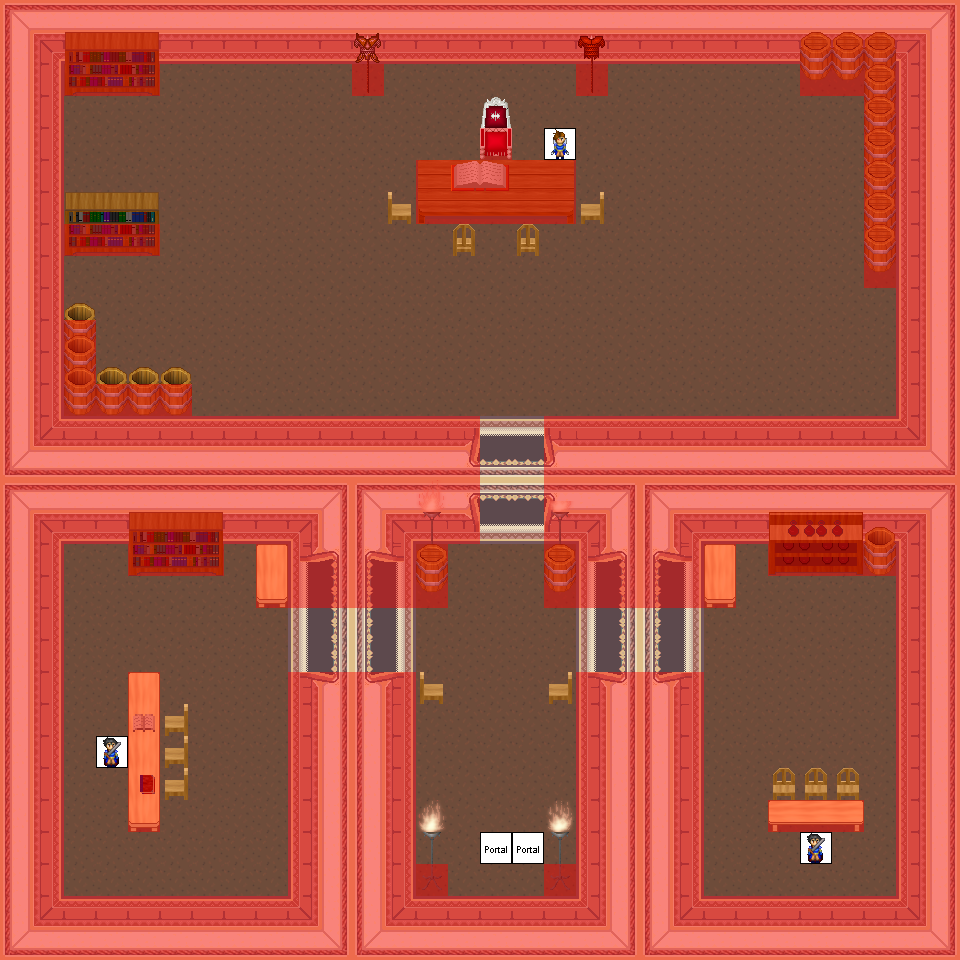

A level layout from a 2D game, rendered from its tile map. Below: a short description, then the map file with tile-grid data replaced by summaries:
An orthogonal 30x30 tile map with 32x32 px tiles, 7 tile layers (0_floor, 1_terrain, 2_object, 3_roof, ...), 26 tilesets and 2 objects (2x mapchange).

<map version="1.8" tiledversion="1.8.4" orientation="orthogonal" renderorder="right-down" width="30" height="30" tilewidth="32" tileheight="32" infinite="0" nextlayerid="8" nextobjectid="1">
 <tileset firstgid="1" name="wall" tilewidth="32" tileheight="32" tilecount="16" columns="2">
  <image source="../../tileset/building/wall/int_wall_pale.png" width="64" height="256" />
 </tileset>
 <tileset firstgid="17" name="wall2" tilewidth="32" tileheight="32" tilecount="20" columns="2">
  <image source="../../tileset/building/wall/int_wall_purple.png" width="64" height="320" />
 </tileset>
 <tileset firstgid="37" name="entrance" tilewidth="32" tileheight="32" tilecount="36" columns="9">
  <image source="../../tileset/building/entrance/pale_red_ns.png" width="288" height="128" />
 </tileset>
 <tileset firstgid="73" name="entrance details" tilewidth="32" tileheight="32" tilecount="6" columns="3">
  <image source="../../tileset/building/entrance/detail_ns.png" width="96" height="64" />
 </tileset>
 <tileset firstgid="79" name="barrell" tilewidth="32" tileheight="32" tilecount="2" columns="1">
  <image source="../../tileset/item/pot/barrel_tall.png" width="32" height="64" />
 </tileset>
 <tileset firstgid="81" name="barel" tilewidth="32" tileheight="32" tilecount="2" columns="1">
  <image source="../../tileset/item/pot/small_barrel.png" width="32" height="64" />
 </tileset>
 <tileset firstgid="83" name="collision" tilewidth="32" tileheight="32" tilecount="1" columns="1">
  <image source="../../tileset/logic/collision.png" width="32" height="32" />
 </tileset>
 <tileset firstgid="84" name="portal" tilewidth="32" tileheight="32" tilecount="24" columns="8">
  <image source="../../tileset/logic/portal.png" width="256" height="96" />
 </tileset>
 <tileset firstgid="108" name="ground2" tilewidth="32" tileheight="32" tilecount="2" columns="1">
  <image source="../../tileset/ground/brown_2.png" width="32" height="64" />
 </tileset>
 <tileset firstgid="110" name="entrance2" tilewidth="32" tileheight="32" tilecount="48" columns="8">
  <image source="../../tileset/building/entrance/pale_red_ew.png" width="256" height="192" />
 </tileset>
 <tileset firstgid="158" name="entrance 2 details" tilewidth="32" tileheight="32" tilecount="6" columns="2">
  <image source="../../tileset/building/entrance/detail_ew.png" width="64" height="96" />
 </tileset>
 <tileset firstgid="164" name="table 2" tilewidth="32" tileheight="32" tilecount="3" columns="1">
  <image source="../../tileset/furniture/table/long_front_on_pale.png" width="32" height="96" />
 </tileset>
 <tileset firstgid="167" name="chair" tilewidth="32" tileheight="32" tilecount="4" columns="2">
  <image source="../../tileset/furniture/chair/wooden_pale.png" width="64" height="64" />
 </tileset>
 <tileset firstgid="171" name="steel lamp" tilewidth="32" tileheight="32" tilecount="3" columns="1">
  <image source="../../tileset/furniture/light/iron_lamp.png" width="32" height="96" />
 </tileset>
 <tileset firstgid="174" name="flames" tilewidth="32" tileheight="32" tilecount="6" columns="6">
  <image source="../../tileset/furniture/light/flames.png" width="192" height="32" />
 </tileset>
 <tileset firstgid="180" name="stairs" tilewidth="32" tileheight="32" tilecount="12" columns="2">
  <image source="../../tileset/building/stairs/stairs.png" width="64" height="192" />
 </tileset>
 <tileset firstgid="192" name="table2" tilewidth="32" tileheight="32" tilecount="3" columns="3">
  <image source="../../tileset/furniture/table/long_side_on_pale.png" width="96" height="32" />
 </tileset>
 <tileset firstgid="195" name="books" tilewidth="32" tileheight="32" tilecount="4" columns="2">
  <image source="../../tileset/item/documents/book.png" width="64" height="64" />
 </tileset>
 <tileset firstgid="199" name="bookshelf" tilewidth="32" tileheight="32" tilecount="6" columns="3">
  <image source="../../tileset/furniture/shelve/dark_bookshelf_2.png" width="96" height="64" />
 </tileset>
 <tileset firstgid="205" name="bottle shelf" tilewidth="32" tileheight="32" tilecount="6" columns="3">
  <image source="../../tileset/furniture/shelve/dark_bottle_shelf.png" width="96" height="64" />
 </tileset>
 <tileset firstgid="211" name="throne" tilewidth="32" tileheight="32" tilecount="2" columns="1">
  <image source="../../tileset/furniture/chair/throne_small.png" width="32" height="64" />
 </tileset>
 <tileset firstgid="213" name="table 4" tilewidth="32" tileheight="32" tilecount="9" columns="3">
  <image source="../../tileset/furniture/table/wooden_rectangular.png" width="96" height="96" />
 </tileset>
 <tileset firstgid="222" name="armor" tilewidth="32" tileheight="32" tilecount="4" columns="4">
  <image source="../../tileset/item/armor/armor.png" width="128" height="32" />
 </tileset>
 <tileset firstgid="226" name="spear" tilewidth="32" tileheight="32" tilecount="2" columns="1">
  <image source="../../tileset/item/weapon/spear.png" width="32" height="64" />
 </tileset>
 <tileset firstgid="228" name="imperials" tilewidth="32" tileheight="32" tilecount="16" columns="8">
  <image source="../../tileset/logic/creature/human_imperial.png" width="256" height="64" />
 </tileset>
 <tileset firstgid="244" name="pale_red_ew_transparent_doors" tilewidth="32" tileheight="32" tilecount="24" columns="4">
  <image source="../../tileset/building/entrance/pale_red_ew_transparent_doors.png" width="128" height="192" />
 </tileset>
 <layer id="1" name="0_floor" width="30" height="30">
  <data>[900 cells, 900 non-empty, 1 distinct tile ids]</data>
 </layer>
 <layer id="2" name="1_terrain" width="30" height="30">
  <data>[900 cells, 489 non-empty, 74 distinct tile ids]</data>
 </layer>
 <layer id="3" name="2_object" width="30" height="30">
  <data>[900 cells, 34 non-empty, 18 distinct tile ids]</data>
 </layer>
 <layer id="4" name="3_roof" width="30" height="30">
  <data>[900 cells, 63 non-empty, 29 distinct tile ids]</data>
 </layer>
 <layer id="5" name="objects" width="30" height="30">
  <data>[900 cells, 5 non-empty, 3 distinct tile ids]</data>
 </layer>
 <layer id="6" name="collision" width="30" height="30" opacity="0.44">
  <data>[900 cells, 451 non-empty, 1 distinct tile ids]</data>
 </layer>
 <layer id="7" name="protection" width="30" height="30">
  <data>[900 cells, 0 non-empty, 0 distinct tile ids]</data>
 </layer>
 <objectgroup name="Mapevents">
  <object name="house32_stairs2_west" type="mapchange" id="1" x="480" y="832" width="32" height="32">
   <properties>
    <property name="map" value="int_sedah_barracks_1_x0_y0" />
    <property name="place" value="house31_stairs2_west" />
   </properties>
  </object>
  <object name="house32_stairs2_east" type="mapchange" id="2" x="512" y="832" width="32" height="32">
   <properties>
    <property name="map" value="int_sedah_barracks_1_x0_y0" />
    <property name="place" value="house31_stairs2_east" />
   </properties>
  </object>
 </objectgroup>
</map>
